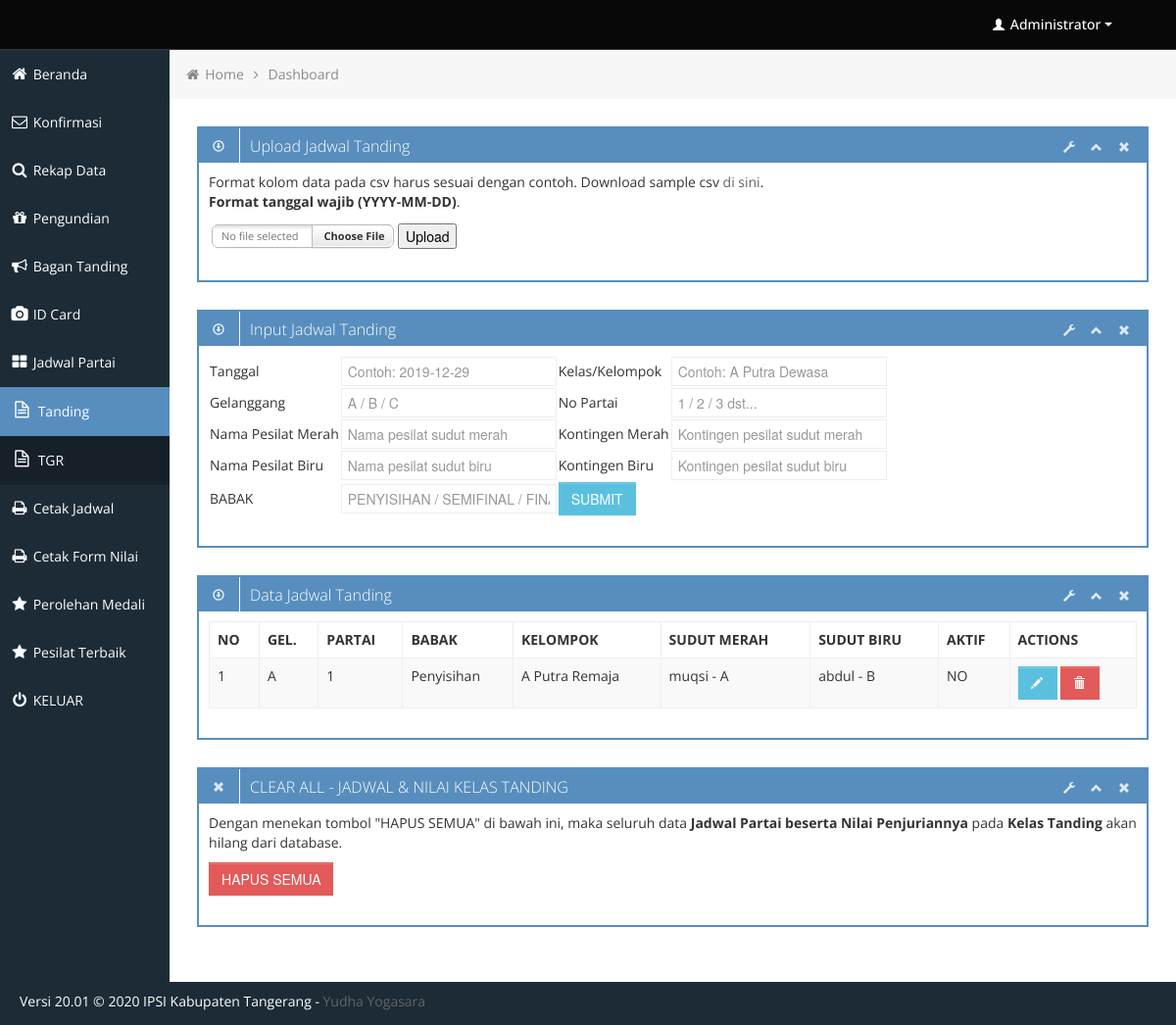
Screenshot of /backend/jadwal_partai_tanding.php (signed in) with the database file from the repository.
### tables this page shows
CREATE TABLE `jadwal_tanding` (
  `id_partai` int(11) NOT NULL,
  `tgl` date NOT NULL,
  `kelas` varchar(55) NOT NULL,
  `gelanggang` varchar(2) NOT NULL,
  `partai` varchar(4) NOT NULL,
  `nm_merah` varchar(55) NOT NULL,
  `kontingen_merah` varchar(55) NOT NULL,
  `nm_biru` varchar(55) NOT NULL,
  `kontingen_biru` varchar(55) NOT NULL,
  `status` varchar(55) NOT NULL DEFAULT '-',
  `pemenang` varchar(150) NOT NULL DEFAULT '-',
  `babak` varchar(55) DEFAULT NULL,
  `medali` varchar(2) NOT NULL DEFAULT '0',
  `aktif` varchar(2) NOT NULL DEFAULT '0'
);

### backend/jadwal_partai_tanding.php (the view, shortened to what this page needs)
<?php
	include("includes/connection.php");
	$sqljadwal = "SELECT * FROM jadwal_tanding ORDER BY id_partai DESC";
	$jadwal_tanding = mysqli_query($koneksi,$sqljadwal);
?>
			<div class="row-fluid sortable">
				<div class="box span12">
					<div class="box-header" data-original-title>
						<h2><i class="halflings-icon white download"></i><span class="break"></span>Upload Jadwal Tanding</h2>
						<div class="box-icon">
							<a href="#" class="btn-setting"><i class="halflings-icon white wrench"></i></a>
							<a href="#" class="btn-minimize"><i class="halflings-icon white chevron-up"></i></a>
							<a href="#" class="btn-close"><i class="halflings-icon white remove"></i></a>
						</div>
					</div>
					<div class="box-content">
						<?php
						if (isset($_POST['submit'])) {
							    if (is_uploaded_file($_FILES['filename']['tmp_name'])) {
							        echo "<h1>" . "File ". $_FILES['filename']['name'] ." Berhasil di Upload" . "</h1>";
							        echo "<h2>Menampilkan Hasil Upload:</h2>";
							        readfile($_FILES['filename']['tmp_name']);
							    }
							    $handle = fopen($_FILES['filename']['tmp_name'], "r");
							    while (($data = fgetcsv($handle, 1000, ",")) !== FALSE) {
							        $import = "INSERT into jadwal_tanding (id_partai, tgl, kelas, gelanggang, partai, nm_merah, kontingen_merah,
							        										nm_biru, kontingen_biru,babak)
							        			VALUES (NULL,'$data[0]','$data[1]','$data[2]','$data[3]','$data[4]','$data[5]',
							        						'$data[6]','$data[7]','$data[8]')";
							        mysqli_query($koneksi,$import) or die(mysqli_error($koneksi));
							    }
							    fclose($handle);
							    echo "<br><strong>Import data selesai.</strong>";
							}else {
						?>
						<form enctype='multipart/form-data' action='' method='post'>
							<p>
								Format kolom data pada csv harus sesuai dengan contoh.
								Download sample csv <A HREF="sample_jadwal.csv">di sini</A>.
								<br><strong>Format tanggal wajib (YYYY-MM-DD)</strong>.
							</p>
							<table>
								<tr>
									<td>
									</td>
									<td><input type='submit' name='submit' value='Upload'></td>
								</tr>
							</table>
						</form>
						<?php }
						?>
					</div>
				</div>
			</div>
			<div class="row-fluid sortable">
				<div class="box span12">
					<div class="box-header" data-original-title>
						<h2><i class="halflings-icon white download"></i><span class="break"></span>Input Jadwal Tanding</h2>
						<div class="box-icon">
							<a href="#" class="btn-setting"><i class="halflings-icon white wrench"></i></a>
							<a href="#" class="btn-minimize"><i class="halflings-icon white chevron-up"></i></a>
							<a href="#" class="btn-close"><i class="halflings-icon white remove"></i></a>
						</div>
					</div>
					<div class="box-content">
						<form class="form-horizontal" method="post" action="do_post_jadwal_tanding.php">
							<table>
								<tr>
									<td>Tanggal</td>
									<td><input type="text" name="tanggal" id="tanggal" maxlength="35" placeholder="Contoh: 2019-12-29"></td>
									<td>Kelas/Kelompok</td>
									<td><input type="text" name="kelas" id="kelas" maxlength="35" placeholder="Contoh: A Putra Dewasa"></td>
								</tr>
								<tr>
									<td>Gelanggang</td>
									<td><input type="text" name="gelanggang" id="gelanggang" maxlength="35" placeholder="A / B / C"></td>
									<td>No Partai</td>
									<td><input type="text" name="nopartai" id="nopartai" maxlength="35" placeholder="1 / 2 / 3 dst..."></td>
								</tr>
								<tr>
									<td>Nama Pesilat Merah</td>
									<td><input type="text" name="nm_merah" id="nm_merah" maxlength="55" placeholder="Nama pesilat sudut merah"></td>
									<td>Kontingen Merah</td>
									<td><input type="text" name="kont_merah" id="kont_merah" maxlength="55" placeholder="Kontingen pesilat sudut merah"></td>
								</tr>
								<tr>
									<td>Nama Pesilat Biru</td>
									<td><input type="text" name="nm_biru" id="nm_biru" maxlength="55" placeholder="Nama pesilat sudut biru"></td>
									<td>Kontingen Biru</td>
									<td><input type="text" name="kont_biru" id="kont_biru" maxlength="55" placeholder="Kontingen pesilat sudut biru"></td>
								</tr>
								<tr>
									<td>BABAK</td>
									<td><input type="text" name="babak" id="babak" maxlength="55" placeholder="PENYISIHAN / SEMIFINAL / FINAL"></td>
									<td colspan="2"><input type="submit" class="btn btn-info" value="SUBMIT"></td>
								</tr>
							</table>
						</form>
					</div>
				</div>
			</div>
			<div class="row-fluid sortable">
				<div class="box span12">
					<div class="box-header" data-original-title>
						<h2><i class="halflings-icon white download"></i><span class="break"></span>Data Jadwal Tanding</h2>
						<div class="box-icon">
							<a href="#" class="btn-setting"><i class="halflings-icon white wrench"></i></a>
							<a href="#" class="btn-minimize"><i class="halflings-icon white chevron-up"></i></a>
							<a href="#" class="btn-close"><i class="halflings-icon white remove"></i></a>
						</div>
					</div>
					<div class="box-content">
						<table class="table table-striped table-bordered bootstrap-datatable datatable">
						<thead>
							<tr>
								<th>NO</th>
								<th>GEL.</th>
								<th>PARTAI</th>
								<th>BABAK</th>
								<th>KELOMPOK</th>
								<th>SUDUT MERAH</th>
								<th>SUDUT BIRU</th>
								<th>AKTIF</th>
								<th>ACTIONS</th>
							</tr>
						</thead>
						<tbody>
							<?php $no=0; while($jadwal = mysqli_fetch_array($jadwal_tanding)) { $no++;?>
							<tr>
								<td><?php echo $no; ?></td>
								<td><?php echo $jadwal['gelanggang']; ?></td>
								<td><?php echo $jadwal['partai']; ?></td>
								<td><?php echo $jadwal['babak']; ?></td>
								<td><?php echo $jadwal['kelas']; ?></td>
								<td><?php echo $jadwal['nm_merah']." - ".$jadwal['kontingen_merah']; ?></td>
								<td><?php echo $jadwal['nm_biru']." - ".$jadwal['kontingen_biru']; ?></td>
								<td>
									<?php
										if($jadwal['aktif']=='0') {
											echo "NO";
										} else {
											echo "YES";
										}
									?>
								</td>
								<td class="center">
									<a class="btn btn-info" href="edit_partai.php?id_partai=<?php echo $jadwal['id_partai']; ?>">
										<i class="halflings-icon white pencil"></i>
									</a>
									<a class="btn btn-danger" onclick="return confirmDel()" href="del_partai.php?id_partai=<?php echo $jadwal['id_partai'];?>">
										<i class="halflings-icon white trash"></i>
									</a>
								</td>
							</tr>
							<?php } ?>
						</tbody>
						</table>
					</div>
				</div>
			</div>
<div class="row-fluid sortable">
	<div class="box span12">
		<div class="box-header" data-original-title>
			<h2><i class="halflings-icon white remove"></i><span class="break"></span>CLEAR ALL - JADWAL & NILAI KELAS TANDING</h2>
			<div class="box-icon">
				<a href="#" class="btn-setting"><i class="halflings-icon white wrench"></i></a>
				<a href="#" class="btn-minimize"><i class="halflings-icon white chevron-up"></i></a>
				<a href="#" class="btn-close"><i class="halflings-icon white remove"></i></a>
			</div>
		</div>
		<div class="box-content">
			<form class="form-horizontal" method="post" action="do_clear_jadwal_tanding.php">
				<p>Dengan menekan tombol "HAPUS SEMUA" di bawah ini, maka seluruh data <b>Jadwal Partai beserta Nilai Penjuriannya</b> pada <b>Kelas Tanding</b> akan hilang dari database.</p>
				<input type="submit" onclick="return confirmDel()" class="btn btn-danger" value="HAPUS SEMUA">
			</form>
		</div>
	</div>
</div>

### backend/css/style.css (style rules this page uses)
body { background: #F5F5F5; color: #333; border: none; font-family: 'Open Sans', sans-serif; font-weight: 400; }
a { color: #646464; }
h2 { font-size: 16px; line-height: 16px; }
.box { border: 2px solid #578EBE; background: #fff !important; margin-bottom: 28px; }
.box-header { height: 16px; font-size: 16px; line-height: 16px; padding: 10px; background: #578EBE; -webkit-box-shadow: none; -moz-box-shadow: none; box-shadow: none; overflow: hidden; }
.box-header h2 { float:left; margin-top: 0px; font-weight: 300; }
.box-header .box-icon, .box-header h2 { color:#fff; }
.box-header h2 i { margin: 0px 3px 0px 4px; opacity: .8; filter: alpha(opacity=80); -ms-filter:"progid:DXImageTransform.Microsoft.Alpha(Opacity=80)"; }
.box-header .box-icon { float:right; margin-top: 1px; }
.box-header .box-icon i { -webkit-transition: all 0.1s ease-in-out; -moz-transition: all 0.1s ease-in-out; -o-transition: all 0.1s ease-in-out; -ms-transition: all 0.1s ease-in-out; transition: all 0.1s ease-in-out; opacity: .8; filter: alpha(opacity=80); -ms-filter:"progid:DXImageTransform.Microsoft.Alpha(Opacity=80)"; }
.box-header .box-icon a { margin: 0px 5px; }
.box-content { position: relative; z-index: 50; margin-top: -1px; padding: 10px; background: #fff !important; }
.btn { display: inline-block; padding: 6px 12px; margin-bottom: 0; font-size: 14px; font-weight: 500; line-height: 20px; text-align: center; white-space: nowrap; vertical-align: middle; cursor: pointer; border: 1px solid #a7a9aa; -webkit-border-radius: 0px !important; border-radius: 0px !important; }
.btn i { margin-top: 2px; }
.btn { color: #ffffff; background-color: #a7a9aa; border-color: #a7a9aa; background-image: none; filter: none; text-shadow: none; }
.btn-danger { background-color: #E25A59; border-color: #E25A59; }
.btn-info { background-color: #5bc0de; border-color: #5bc0de; }
.table th, .table td { border-top: 1px solid #eee; }
.table-bordered { border-color: #eee; -webkit-border-radius: 0px !important; -moz-border-radius: 0px !important; border-radius: 0px !important; }
.table-bordered th, .table-bordered td { border-left: 1px solid #eee; }
.table-bordered thead:first-child tr:first-child > th:first-child, .table-bordered tbody:first-child tr:first-child > td:first-child, .table-bordered tbody:first-child tr:first-child > th:first-child { -webkit-border-radius: 0px !important; -moz-border-radius: 0px !important; border-radius: 0px !important; }
.table-bordered thead:first-child tr:first-child > th:last-child, .table-bordered tbody:first-child tr:first-child > td:last-child, .table-bordered tbody:first-child tr:first-child > th:last-child { -webkit-border-radius: 0px !important; -moz-border-radius: 0px !important; border-radius: 0px !important; }
.table-bordered thead:last-child tr:last-child > th:first-child, .table-bordered tbody:last-child tr:last-child > td:first-child, .table-bordered tbody:last-child tr:last-child > th:first-child, .table-bordered tfoot:last-child tr:last-child > td:first-child, .table-bordered tfoot:last-child tr:last-child > th:first-child { -webkit-border-radius: 0px !important; -moz-border-radius: 0px !important; border-radius: 0px !important; }
.table-bordered thead:last-child tr:last-child > th:last-child, .table-bordered tbody:last-child tr:last-child > td:last-child, .table-bordered tbody:last-child tr:last-child > th:last-child, .table-bordered tfoot:last-child tr:last-child > td:last-child, .table-bordered tfoot:last-child tr:last-child > th:last-child { -webkit-border-radius: 0px !important; -moz-border-radius: 0px !important; border-radius: 0px !important; }

### backend/css/halflings.css (style rules this page uses)
html, html .halflings { -webkit-font-smoothing: antialiased !important; }
.halflings-icon { display: inline-block; width: 14px; height: 14px; line-height: 14px; vertical-align: text-top; background-image: url(../img/glyphicons_halflings.svg); background-position: 0 0; background-repeat: no-repeat; vertical-align: top; *display: inline; *zoom: 1; *margin-right: .3em; }
.halflings-icon.white { background-image: url(../img/glyphicons_halflings-white.svg); }
.halflings-icon.remove { background-position: -312px 0; }
.halflings-icon.trash { background-position: -456px 0; }
.halflings-icon.download { background-position: -120px -24px; }
.halflings-icon.pencil { background-position: 0 -72px; }
.halflings-icon.chevron-up { background-position: -288px -120px; }
.halflings-icon.wrench { background-position: -360px -144px; }

### rows the page displays
jadwal_tanding: gelanggang "A", partai "1", babak "Penyisihan", kelas "A Putra Remaja", nm_merah "muqsi", kontingen_merah "A", nm_biru "abdul", kontingen_biru "B", aktif "NO"
